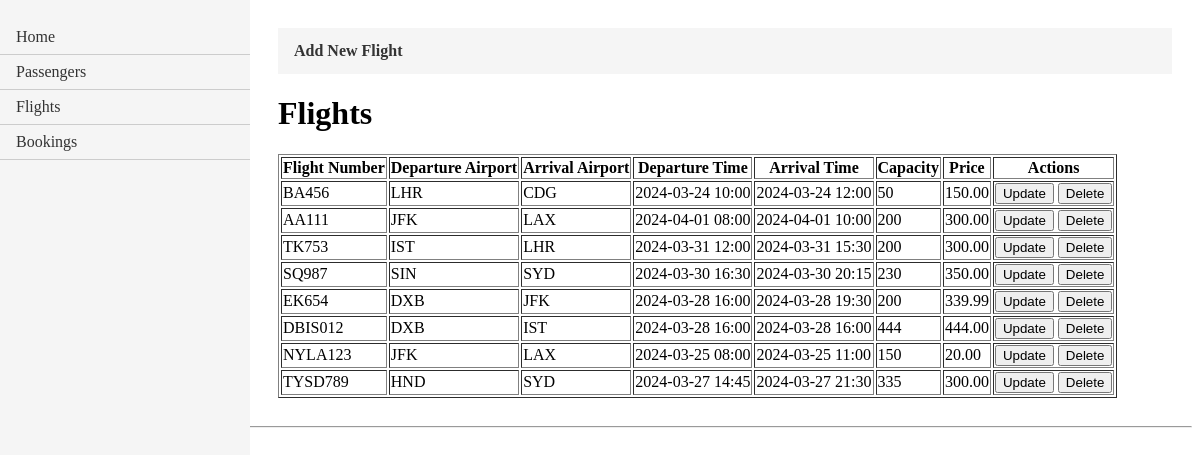
/flight_list/, run on the app's committed database.
### FlightBookingApp/models.py (models this page shows, shortened)
class Flight(models.Model):
    flightID = models.AutoField(primary_key=True)
    flightNumber = models.CharField(max_length=20)
    departureAirport = models.CharField(max_length=3)
    arrivalAirport = models.CharField(max_length=3)
    departureTime = models.DateTimeField()
    arrivalTime = models.DateTimeField()
    capacity = models.IntegerField()
    price = models.DecimalField(max_digits=10, decimal_places=2)

### FlightBookingApp/views.py (the view)
# urls.py: path('flight_list/', views.flight_list, name='flight_list'),
def flight_list(request):
    flights = Flight.objects.all()
    formatted_flights = []
    for flight in flights:
        formatted_flights.append(formatted_flight(flight))
    return render(request, 'flight_list.html', {'flights': formatted_flights})

### FlightBookingApp/views.py (called while the page is built)
def formatted_flight(flight): # Created to format data to be presented on the screen.
    formatted_flight = {
        'flightID': flight.flightID,
        'flightNumber': flight.flightNumber,
        'departureAirport': flight.departureAirport,
        'arrivalAirport': flight.arrivalAirport,
        'departureTime': flight.departureTime.strftime('%Y-%m-%d %H:%M'),
        'arrivalTime': flight.arrivalTime.strftime('%Y-%m-%d %H:%M'),
        'capacity': flight.capacity,
        'price': flight.price,
    }
    return formatted_flight

### FlightBookingApp/templates/flight_list.html
{% extends "layout.html" %}
{% block content%}
<ul class="crud-menu">
    <li><a href="{% url 'create_flight' %}"><b>Add New Flight</b></a></li>
</ul>
<h1>Flights</h1>
<table border="1">
    <thead>
      <tr>
        <th>Flight Number</th>
        <th>Departure Airport</th>
        <th>Arrival Airport</th>
        <th>Departure Time</th>
        <th>Arrival Time</th>
        <th>Capacity</th>
        <th>Price</th>
        <th>Actions</th>
      </tr>
    </thead>
    <tbody>
      {% for flight in flights %}
      <tr>
        <td>{{ flight.flightNumber }}</td>
        <td>{{ flight.departureAirport }}</td>
        <td>{{ flight.arrivalAirport }}</td>
        <td>{{ flight.departureTime }}</td>
        <td>{{ flight.arrivalTime }}</td>
        <td>{{ flight.capacity }}</td>
        <td>{{ flight.price }}</td>
        <td>
          <form action="{% url 'update_flight_form' flight.flightID %}" method="post" style="display: inline;">
            <button type="submit">Update</button>
          </form>
          <form action="{% url 'delete_flight' flight.flightID %}" method="post" style="display: inline;">
            <button type="submit">Delete</button>
          </form>
        </td>
      </tr>
      {% endfor %}
    </tbody>
  </table>
{%endblock content%}

### FlightBookingApp/templates/layout.html (style rules this page uses)
.crud-menu { list-style-type: none; margin: 0; padding: 0; overflow: hidden; background-color: #f5f5f5; }
.crud-menu li { float: left; }
.crud-menu li a { display: block; color: #333; text-align: center; padding: 14px 16px; text-decoration: none; }

### data on the page
Flight: flightNumber "BA456", departureAirport "LHR", arrivalAirport "CDG", departureTime "2024-03-24 10:00", arrivalTime "2024-03-24 12:00", capacity "50", price "150.00"
Flight: flightNumber "AA111", departureAirport "JFK", arrivalAirport "LAX", departureTime "2024-04-01 08:00", arrivalTime "2024-04-01 10:00", capacity "200", price "300.00"
Flight: flightNumber "TK753", departureAirport "IST", arrivalAirport "LHR", departureTime "2024-03-31 12:00", arrivalTime "2024-03-31 15:30", capacity "200", price "300.00"
Flight: flightNumber "SQ987", departureAirport "SIN", arrivalAirport "SYD", departureTime "2024-03-30 16:30", arrivalTime "2024-03-30 20:15", capacity "230", price "350.00"
Flight: flightNumber "EK654", departureAirport "DXB", arrivalAirport "JFK", departureTime "2024-03-28 16:00", arrivalTime "2024-03-28 19:30", capacity "200", price "339.99"
Flight: flightNumber "DBIS012", departureAirport "DXB", arrivalAirport "IST", departureTime "2024-03-28 16:00", arrivalTime "2024-03-28 16:00", capacity "444", price "444.00"
Flight: flightNumber "NYLA123", departureAirport "JFK", arrivalAirport "LAX", departureTime "2024-03-25 08:00", arrivalTime "2024-03-25 11:00", capacity "150", price "20.00"
Flight: flightNumber "TYSD789", departureAirport "HND", arrivalAirport "SYD", departureTime "2024-03-27 14:45", arrivalTime "2024-03-27 21:30", capacity "335", price "300.00"
